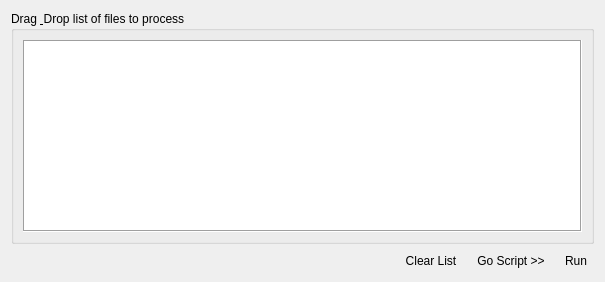
          <widget class="QWidget" name="tab_batch">
           <attribute name="icon">
            <iconset>
             <normaloff>:/Styles/Icons/Style/hospitals.png</normaloff>:/Styles/Icons/Style/hospitals.png</iconset>
           </attribute>
           <attribute name="title">
            <string>File(s)  to Process</string>
           </attribute>
           <layout class="QGridLayout" name="gridLayout_11">
            <item row="0" column="0" colspan="4">
             <widget class="QGroupBox" name="groupBox">
              <property name="title">
               <string>Drag &amp; Drop list of files to process</string>
              </property>
              <layout class="QGridLayout" name="gridLayout_5">
               <item row="0" column="0">
                <widget class="QListWidget" name="listWidget">
                 <property name="frameShape">
                  <enum>QFrame::Box</enum>
                 </property>
                </widget>
               </item>
              </layout>
             </widget>
            </item>
            <item row="1" column="0">
             <spacer name="horizontalSpacer_5">
              <property name="orientation">
               <enum>Qt::Horizontal</enum>
              </property>
              <property name="sizeHint" stdset="0">
               <size>
                <width>381</width>
                <height>20</height>
               </size>
              </property>
             </spacer>
            </item>
            <item row="1" column="1">
             <widget class="QToolButton" name="toolButton_7">
              <property name="text">
               <string>Clear List</string>
              </property>
              <property name="icon">
               <iconset>
                <normaloff>:/Styles/Icons/Style/forbidden.png</normaloff>:/Styles/Icons/Style/forbidden.png</iconset>
              </property>
              <property name="toolButtonStyle">
               <enum>Qt::ToolButtonTextBesideIcon</enum>
              </property>
              <property name="autoRaise">
               <bool>true</bool>
              </property>
             </widget>
            </item>
            <item row="1" column="2">
             <widget class="QToolButton" name="toolButton_5">
              <property name="text">
               <string>Go Script &gt;&gt;</string>
              </property>
              <property name="icon">
               <iconset>
                <normaloff>:/Styles/Icons/Style/info.png</normaloff>:/Styles/Icons/Style/info.png</iconset>
              </property>
              <property name="toolButtonStyle">
               <enum>Qt::ToolButtonTextBesideIcon</enum>
              </property>
              <property name="autoRaise">
               <bool>true</bool>
              </property>
             </widget>
            </item>
            <item row="1" column="3">
             <widget class="QToolButton" name="pushButton_2">
              <property name="text">
               <string>Run</string>
              </property>
              <property name="icon">
               <iconset>
                <normaloff>:/Styles/Icons/Style/xhairs.png</normaloff>:/Styles/Icons/Style/xhairs.png</iconset>
              </property>
              <property name="toolButtonStyle">
               <enum>Qt::ToolButtonTextBesideIcon</enum>
              </property>
              <property name="autoRaise">
               <bool>true</bool>
              </property>
             </widget>
            </item>
           </layout>
          </widget>
